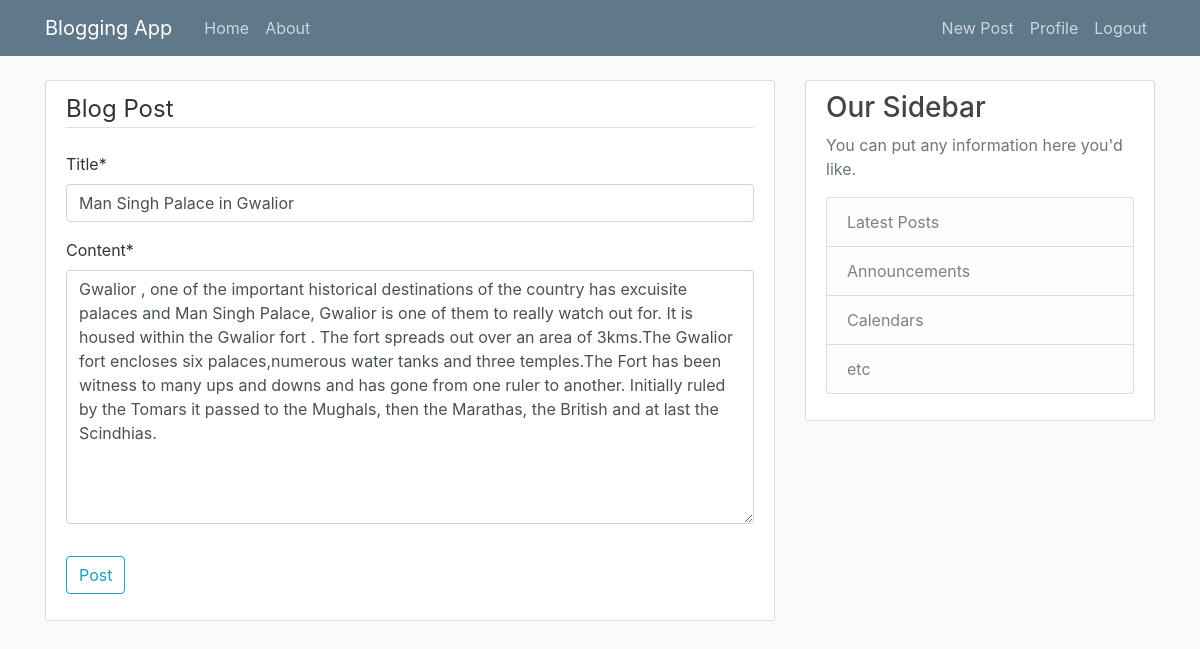
The page /post/13/update (signed in) on the database its author committed.
### blog/models.py (models this page shows, shortened)
class Post(models.Model):
    title = models.CharField(max_length=100)
    content = models.TextField()
    date_posted = models.DateTimeField(default=timezone.now)
    author = models.ForeignKey(User, on_delete=models.CASCADE)

### blog/views.py (the view, shortened to what this page needs)
# urls.py: path('post/<int:pk>/update',PostUpdateView.as_view(), name='post-update'),
class PostUpdateView(LoginRequiredMixin, UserPassesTestMixin, UpdateView):
    model = Post
    fields = ['title', 'content']
    def test_func(self):
        post = self.get_object()
        if self.request.user == post.author:
            return True
        return False

### blog/templates/blog/post_form.html (shortened to what this page needs)
{% extends "blog/base.html" %}
{% load crispy_forms_tags %}
{% block content %}
	<div class="content-section">
        <form method="POST">
            <fieldset class="form-group">
                <legend class="border-bottom mb-4">Blog Post</legend>
                {{ form|crispy }}
            </fieldset>
            <div class="form-group">
                <button class="btn btn-outline-info" type="submit">Post</button>
            </div>
        </form>
    </div>
{% endblock content %}

### blog/static/blog/main.css (style rules this page uses)
body { background: #fafafa; color: #333333; margin-top: 5rem; }
.content-section { background: #ffffff; padding: 10px 20px; border: 1px solid #dddddd; border-radius: 3px; margin-bottom: 20px; }

### rows shown on the page
Post: title "Man Singh Palace in Gwalior", content "Gwalior , one of the important historical destinations of the country has excuisite palaces and Man Singh Palace, Gwalior is one of them to really watch out for. It is housed within the Gwalior fort . The fort spreads out over an area of 3kms.The Gwalior fort encloses six palaces,numerous water tanks and three temples.The Fort has been witness to many ups and downs and has gone from one ruler to another. Initially ruled by the Tomars it passed to the Mughals, then the Marathas, the British and at last the Scindhias."
